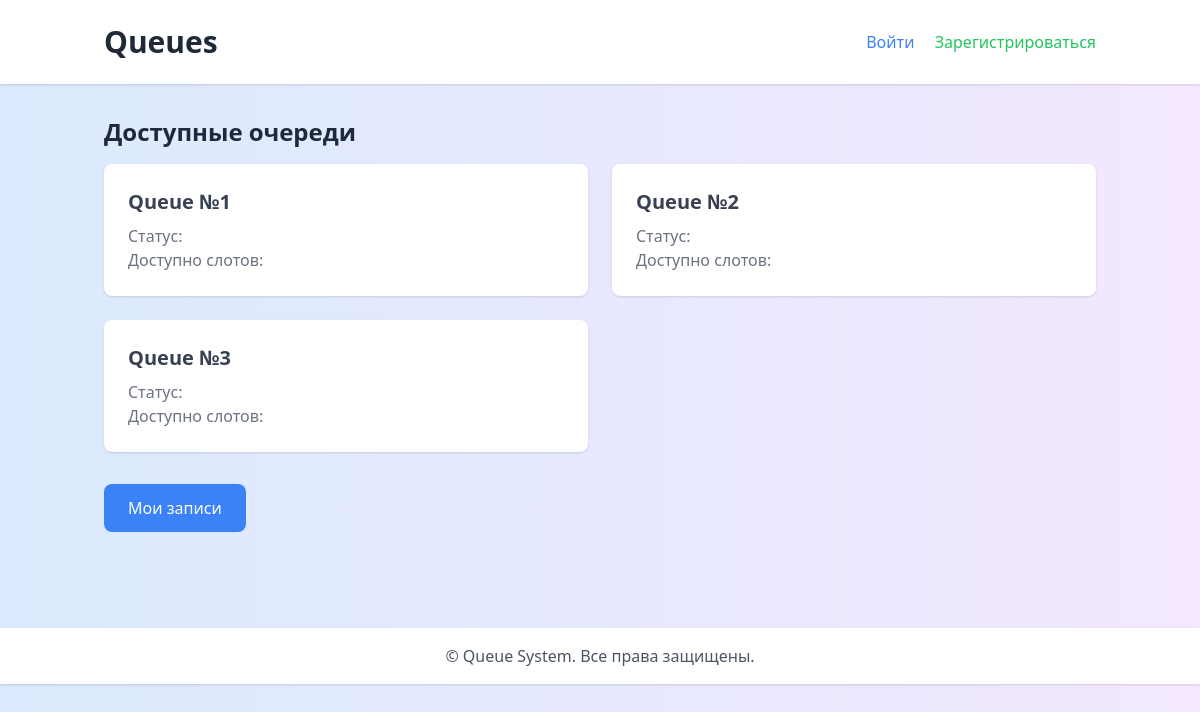
The page / on the database its author committed.
### queue_app/models.py (models this page shows, shortened)
class Queue(models.Model):
    name = models.CharField(max_length=255)
    description = models.TextField()
    created_at = models.DateTimeField(auto_now_add=True)
    updated_at = models.DateTimeField(auto_now=True)

### queue_app/views.py (the view)
# urls.py: path('', views.queue_list, name='queue_list'),
def queue_list(request):
    queues = Queue.objects.all()
    return render(request, 'queue_app/queue_list.html', {'queues': queues})

### queue_app/templates/queue_app/queue_list.html (shortened to what this page needs)
<!DOCTYPE html>
<html lang="ru">
<head>
    <script src="https://cdn.tailwindcss.com"></script>
</head>
<body class="bg-gradient-to-r from-blue-100 to-purple-100 min-h-screen">
    <header class="bg-white shadow">
        <div class="container mx-auto px-4 py-6 flex justify-between items-center">
            <h1 class="text-3xl font-bold text-gray-800">Queues</h1>
            <nav>
                {% if user.is_authenticated %}
                    <span class="text-gray-600 mr-4">Привет, {{ user.username }}</span>
                    <a href="{% url 'account_logout' %}" class="text-red-500 hover:underline">Выйти</a>
                {% else %}
                    <a href="{% url 'account_login' %}" class="text-blue-500 hover:underline mr-4">Войти</a>
                    <a href="{% url 'account_signup' %}" class="text-green-500 hover:underline">Зарегистрироваться</a>
                {% endif %}
            </nav>
        </div>
    </header>
    <main class="container mx-auto px-4 py-8">
        <section class="mb-8">
            <h2 class="text-2xl font-semibold text-gray-800 mb-4">Доступные очереди</h2>
            <div class="grid grid-cols-1 md:grid-cols-2 gap-6">
                {% for queue in queues %}
                <div class="bg-white rounded-lg shadow p-6">
                    <h3 class="text-xl font-bold text-gray-700">
                        <a href="{% url 'slot_list' queue.id %}" class="hover:text-blue-500">{{ queue.name }}</a>
                    </h3>
                    <p class="text-gray-500 mt-2">Статус: </p>
                    <p class="text-gray-500">Доступно слотов: </p>
                </div>
                {% endfor %}
            </div>
        </section>
        <section class="mb-8">
            <a href="{% url 'user_bookings' %}" class="inline-block bg-blue-500 text-white px-6 py-3 rounded-lg hover:bg-blue-600">Мои записи</a>
        </section>
    </main>
    <footer class="bg-white shadow mt-8">
        <div class="container mx-auto px-4 py-4 text-center text-gray-600">
            &copy; {{ now.year }} Queue System. Все права защищены.
        </div>
    </footer>
</body>
</html>

### rows shown on the page
Queue: name "Queue №1"
Queue: name "Queue №2"
Queue: name "Queue №3"
